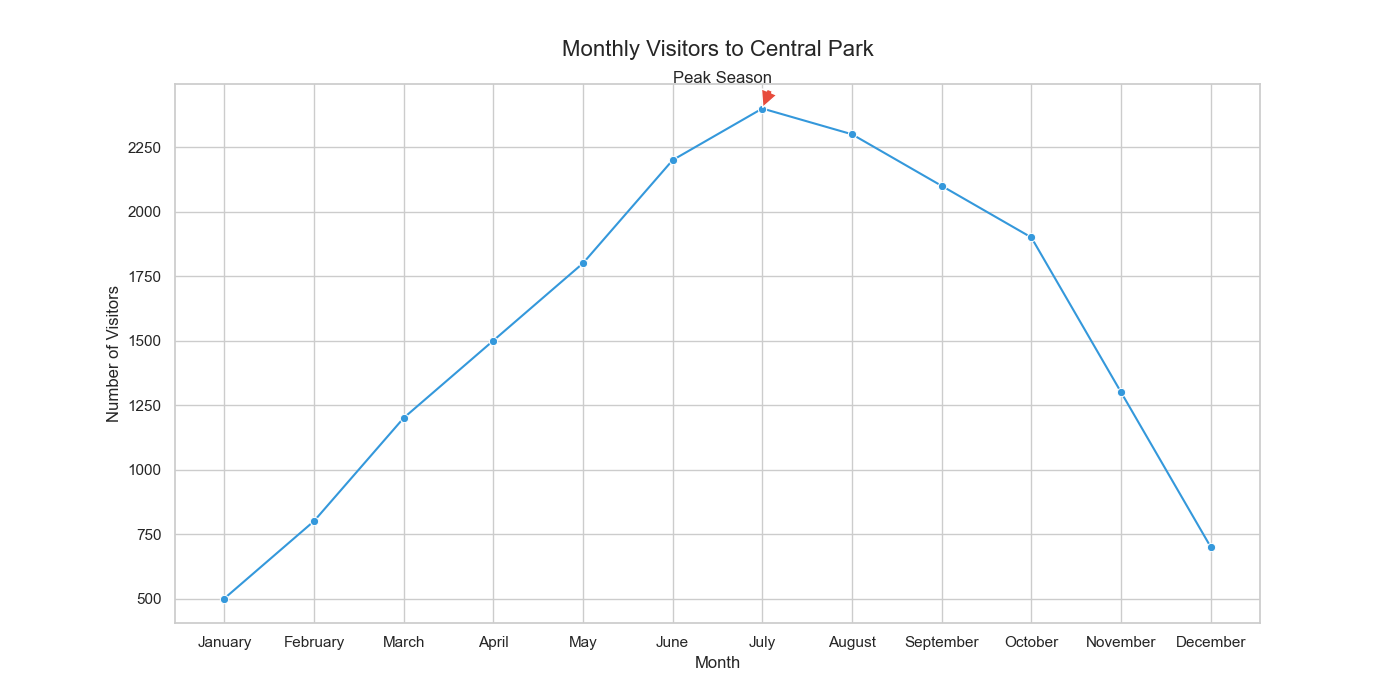

Write Python code to recreate this figure.

import seaborn as sns
import pandas as pd
import matplotlib.pyplot as plt

data = {
    "Month": ["January", "February", "March", "April", "May", "June", 
              "July", "August", "September", "October", "November", "December"],
    "Visitors": [500, 800, 1200, 1500, 1800, 2200, 2400, 2300, 2100, 1900, 1300, 700]
}

df = pd.DataFrame(data)

sns.set(style="whitegrid")

plt.figure(figsize=(14, 7))
line_plot = sns.lineplot(x="Month", y="Visitors", data=df, color="#3498db", marker="o")

line_plot.set_title('Monthly Visitors to Central Park', fontsize=16, pad=20)
line_plot.set_xlabel('Month')
line_plot.set_ylabel('Number of Visitors')

plt.annotate('Peak Season', xy=('July', 2400), xytext=('June', 2500),
             arrowprops=dict(facecolor='#e74c3c', shrink=0.05))

plt.show()
